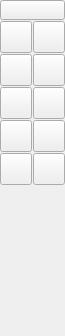
<?xml version="1.0" encoding="UTF-8"?>
<ui version="4.0">
 <class>QG_CadToolBarCircles</class>
 <widget class="QWidget" name="QG_CadToolBarCircles">
  <property name="geometry">
   <rect>
    <x>0</x>
    <y>0</y>
    <width>65</width>
    <height>336</height>
   </rect>
  </property>
  <property name="sizePolicy">
   <sizepolicy hsizetype="Fixed" vsizetype="Minimum">
    <horstretch>0</horstretch>
    <verstretch>0</verstretch>
   </sizepolicy>
  </property>
  <property name="minimumSize">
   <size>
    <width>65</width>
    <height>336</height>
   </size>
  </property>
  <property name="windowTitle">
   <string>Circles</string>
  </property>
  <widget class="QToolButton" name="bBack">
   <property name="geometry">
    <rect>
     <x>0</x>
     <y>0</y>
     <width>65</width>
     <height>20</height>
    </rect>
   </property>
   <property name="maximumSize">
    <size>
     <width>65</width>
     <height>20</height>
    </size>
   </property>
   <property name="toolTip">
    <string>Back to main menu</string>
   </property>
   <property name="text">
    <string/>
   </property>
   <property name="icon">
    <iconset resource="../../../res/extui/extui.qrc">
     <normaloff>:/extui/back.png</normaloff>:/extui/back.png</iconset>
   </property>
   <property name="iconSize">
    <size>
     <width>65</width>
     <height>20</height>
    </size>
   </property>
  </widget>
  <widget class="QToolButton" name="bCircle">
   <property name="geometry">
    <rect>
     <x>0</x>
     <y>21</y>
     <width>32</width>
     <height>32</height>
    </rect>
   </property>
   <property name="maximumSize">
    <size>
     <width>32</width>
     <height>32</height>
    </size>
   </property>
   <property name="toolTip">
    <string>Circle with center and point</string>
   </property>
   <property name="text">
    <string/>
   </property>
   <property name="icon">
    <iconset resource="../../../res/extui/extui.qrc">
     <normaloff>:/extui/circles.png</normaloff>:/extui/circles.png</iconset>
   </property>
   <property name="iconSize">
    <size>
     <width>32</width>
     <height>32</height>
    </size>
   </property>
   <property name="checkable">
    <bool>true</bool>
   </property>
   <property name="autoExclusive">
    <bool>true</bool>
   </property>
  </widget>
  <widget class="QToolButton" name="bCircleCR">
   <property name="geometry">
    <rect>
     <x>33</x>
     <y>21</y>
     <width>32</width>
     <height>32</height>
    </rect>
   </property>
   <property name="maximumSize">
    <size>
     <width>32</width>
     <height>32</height>
    </size>
   </property>
   <property name="toolTip">
    <string>Circle with center and radius</string>
   </property>
   <property name="text">
    <string/>
   </property>
   <property name="icon">
    <iconset resource="../../../res/extui/extui.qrc">
     <normaloff>:/extui/circlescr.png</normaloff>:/extui/circlescr.png</iconset>
   </property>
   <property name="iconSize">
    <size>
     <width>32</width>
     <height>32</height>
    </size>
   </property>
   <property name="checkable">
    <bool>true</bool>
   </property>
   <property name="autoExclusive">
    <bool>true</bool>
   </property>
  </widget>
  <widget class="QToolButton" name="bCircle2P">
   <property name="geometry">
    <rect>
     <x>0</x>
     <y>54</y>
     <width>32</width>
     <height>32</height>
    </rect>
   </property>
   <property name="maximumSize">
    <size>
     <width>32</width>
     <height>32</height>
    </size>
   </property>
   <property name="toolTip">
    <string>Circle with two opposite points</string>
   </property>
   <property name="text">
    <string/>
   </property>
   <property name="icon">
    <iconset resource="../../../res/extui/extui.qrc">
     <normaloff>:/extui/circles2p.png</normaloff>:/extui/circles2p.png</iconset>
   </property>
   <property name="iconSize">
    <size>
     <width>32</width>
     <height>32</height>
    </size>
   </property>
   <property name="checkable">
    <bool>true</bool>
   </property>
   <property name="autoExclusive">
    <bool>true</bool>
   </property>
  </widget>
  <widget class="QToolButton" name="bCircle3P">
   <property name="geometry">
    <rect>
     <x>33</x>
     <y>54</y>
     <width>32</width>
     <height>32</height>
    </rect>
   </property>
   <property name="maximumSize">
    <size>
     <width>32</width>
     <height>32</height>
    </size>
   </property>
   <property name="toolTip">
    <string>Circle with three points</string>
   </property>
   <property name="text">
    <string/>
   </property>
   <property name="icon">
    <iconset resource="../../../res/extui/extui.qrc">
     <normaloff>:/extui/circles3p.png</normaloff>:/extui/circles3p.png</iconset>
   </property>
   <property name="iconSize">
    <size>
     <width>32</width>
     <height>32</height>
    </size>
   </property>
   <property name="checkable">
    <bool>true</bool>
   </property>
   <property name="autoExclusive">
    <bool>true</bool>
   </property>
  </widget>
  <widget class="QToolButton" name="bCircleParallel">
   <property name="geometry">
    <rect>
     <x>0</x>
     <y>87</y>
     <width>32</width>
     <height>32</height>
    </rect>
   </property>
   <property name="maximumSize">
    <size>
     <width>32</width>
     <height>32</height>
    </size>
   </property>
   <property name="toolTip">
    <string>Concentric</string>
   </property>
   <property name="text">
    <string/>
   </property>
   <property name="icon">
    <iconset resource="../../../res/extui/extui.qrc">
     <normaloff>:/extui/circlespara.png</normaloff>:/extui/circlespara.png</iconset>
   </property>
   <property name="iconSize">
    <size>
     <width>32</width>
     <height>32</height>
    </size>
   </property>
   <property name="checkable">
    <bool>true</bool>
   </property>
   <property name="autoExclusive">
    <bool>true</bool>
   </property>
  </widget>
  <widget class="QToolButton" name="bHidden">
   <property name="geometry">
    <rect>
     <x>0</x>
     <y>336</y>
     <width>0</width>
     <height>0</height>
    </rect>
   </property>
   <property name="maximumSize">
    <size>
     <width>0</width>
     <height>0</height>
    </size>
   </property>
   <property name="toolTip">
    <string>Concentric</string>
   </property>
   <property name="text">
    <string notr="true"/>
   </property>
   <property name="iconSize">
    <size>
     <width>0</width>
     <height>0</height>
    </size>
   </property>
   <property name="checkable">
    <bool>true</bool>
   </property>
   <property name="autoExclusive">
    <bool>true</bool>
   </property>
  </widget>
  <widget class="QToolButton" name="bCircleInscribe">
   <property name="geometry">
    <rect>
     <x>33</x>
     <y>87</y>
     <width>32</width>
     <height>32</height>
    </rect>
   </property>
   <property name="maximumSize">
    <size>
     <width>32</width>
     <height>32</height>
    </size>
   </property>
   <property name="toolTip">
    <string>&lt;!DOCTYPE HTML PUBLIC &quot;-//W3C//DTD HTML 4.0//EN&quot; &quot;http://www.w3.org/TR/REC-html40/strict.dtd&quot;&gt;
&lt;html&gt;&lt;head&gt;&lt;meta name=&quot;qrichtext&quot; content=&quot;1&quot; /&gt;&lt;style type=&quot;text/css&quot;&gt;
p, li { white-space: pre-wrap; }
&lt;/style&gt;&lt;/head&gt;&lt;body style=&quot; font-family:'Sans Serif'; font-size:9pt; font-weight:400; font-style:normal;&quot;&gt;
&lt;p style=&quot; margin-top:0px; margin-bottom:0px; margin-left:0px; margin-right:0px; -qt-block-indent:0; text-indent:0px;&quot;&gt;Draw Circle inscribed in a triangle, &lt;span style=&quot; font-style:italic;&quot;&gt;i.e.&lt;/span&gt;, tangential to 3 lines&lt;/p&gt;&lt;/body&gt;&lt;/html&gt;</string>
   </property>
   <property name="text">
    <string/>
   </property>
   <property name="icon">
    <iconset resource="../../../res/extui/extui.qrc">
     <normaloff>:/extui/circleinscribe.png</normaloff>:/extui/circleinscribe.png</iconset>
   </property>
   <property name="iconSize">
    <size>
     <width>32</width>
     <height>32</height>
    </size>
   </property>
   <property name="checkable">
    <bool>true</bool>
   </property>
   <property name="autoExclusive">
    <bool>true</bool>
   </property>
  </widget>
  <widget class="QToolButton" name="bCircleTan2">
   <property name="geometry">
    <rect>
     <x>0</x>
     <y>120</y>
     <width>32</width>
     <height>32</height>
    </rect>
   </property>
   <property name="maximumSize">
    <size>
     <width>32</width>
     <height>32</height>
    </size>
   </property>
   <property name="toolTip">
    <string>&lt;!DOCTYPE HTML PUBLIC &quot;-//W3C//DTD HTML 4.0//EN&quot; &quot;http://www.w3.org/TR/REC-html40/strict.dtd&quot;&gt;
&lt;html&gt;&lt;head&gt;&lt;meta name=&quot;qrichtext&quot; content=&quot;1&quot; /&gt;&lt;style type=&quot;text/css&quot;&gt;
p, li { white-space: pre-wrap; }
&lt;/style&gt;&lt;/head&gt;&lt;body style=&quot; font-family:'Sans'; font-size:9pt; font-weight:400; font-style:normal;&quot;&gt;
&lt;p style=&quot; margin-top:0px; margin-bottom:0px; margin-left:0px; margin-right:0px; -qt-block-indent:0; text-indent:0px;&quot;&gt;&lt;span style=&quot; font-family:'Sans Serif';&quot;&gt;Draw a tangential Circle of two circles, given the radius&lt;/span&gt;&lt;/p&gt;&lt;/body&gt;&lt;/html&gt;</string>
   </property>
   <property name="text">
    <string/>
   </property>
   <property name="icon">
    <iconset resource="../../../res/extui/extui.qrc">
     <normaloff>:/extui/circletan2.png</normaloff>:/extui/circletan2.png</iconset>
   </property>
   <property name="iconSize">
    <size>
     <width>32</width>
     <height>32</height>
    </size>
   </property>
   <property name="checkable">
    <bool>true</bool>
   </property>
   <property name="autoExclusive">
    <bool>true</bool>
   </property>
  </widget>
  <widget class="QToolButton" name="bCircleTan3">
   <property name="geometry">
    <rect>
     <x>33</x>
     <y>153</y>
     <width>32</width>
     <height>32</height>
    </rect>
   </property>
   <property name="maximumSize">
    <size>
     <width>32</width>
     <height>32</height>
    </size>
   </property>
   <property name="toolTip">
    <string>&lt;!DOCTYPE HTML PUBLIC &quot;-//W3C//DTD HTML 4.0//EN&quot; &quot;http://www.w3.org/TR/REC-html40/strict.dtd&quot;&gt;
&lt;html&gt;&lt;head&gt;&lt;meta name=&quot;qrichtext&quot; content=&quot;1&quot; /&gt;&lt;style type=&quot;text/css&quot;&gt;
p, li { white-space: pre-wrap; }
&lt;/style&gt;&lt;/head&gt;&lt;body style=&quot; font-family:'Sans'; font-size:10pt; font-weight:400; font-style:normal;&quot;&gt;
&lt;p style=&quot; margin-top:0px; margin-bottom:0px; margin-left:0px; margin-right:0px; -qt-block-indent:0; text-indent:0px;&quot;&gt;&lt;span style=&quot; font-family:'Sans Serif'; font-size:9pt;&quot;&gt;Draw a tangential Circle of three lines/arcs/circles&lt;/span&gt;&lt;/p&gt;&lt;/body&gt;&lt;/html&gt;</string>
   </property>
   <property name="text">
    <string/>
   </property>
   <property name="icon">
    <iconset resource="../../../res/extui/extui.qrc">
     <normaloff>:/extui/circletan3.png</normaloff>:/extui/circletan3.png</iconset>
   </property>
   <property name="iconSize">
    <size>
     <width>32</width>
     <height>32</height>
    </size>
   </property>
   <property name="checkable">
    <bool>true</bool>
   </property>
   <property name="autoExclusive">
    <bool>true</bool>
   </property>
  </widget>
  <widget class="QToolButton" name="bCircleTan1_2P">
   <property name="geometry">
    <rect>
     <x>0</x>
     <y>153</y>
     <width>32</width>
     <height>32</height>
    </rect>
   </property>
   <property name="maximumSize">
    <size>
     <width>32</width>
     <height>32</height>
    </size>
   </property>
   <property name="toolTip">
    <string>&lt;!DOCTYPE HTML PUBLIC &quot;-//W3C//DTD HTML 4.0//EN&quot; &quot;http://www.w3.org/TR/REC-html40/strict.dtd&quot;&gt;
&lt;html&gt;&lt;head&gt;&lt;meta name=&quot;qrichtext&quot; content=&quot;1&quot; /&gt;&lt;style type=&quot;text/css&quot;&gt;
p, li { white-space: pre-wrap; }
&lt;/style&gt;&lt;/head&gt;&lt;body style=&quot; font-family:'Sans'; font-size:9pt; font-weight:400; font-style:normal;&quot;&gt;
&lt;p style=&quot; margin-top:0px; margin-bottom:0px; margin-left:0px; margin-right:0px; -qt-block-indent:0; text-indent:0px;&quot;&gt;&lt;span style=&quot; font-family:'Sans Serif';&quot;&gt;Draw a tangential Circle of a circle, passing two given points&lt;/span&gt;&lt;/p&gt;&lt;/body&gt;&lt;/html&gt;</string>
   </property>
   <property name="text">
    <string/>
   </property>
   <property name="icon">
    <iconset resource="../../../res/extui/extui.qrc">
     <normaloff>:/extui/circletan1_2p.png</normaloff>:/extui/circletan1_2p.png</iconset>
   </property>
   <property name="iconSize">
    <size>
     <width>32</width>
     <height>32</height>
    </size>
   </property>
   <property name="checkable">
    <bool>true</bool>
   </property>
   <property name="autoExclusive">
    <bool>true</bool>
   </property>
  </widget>
  <widget class="QToolButton" name="bCircleTan2_1P">
   <property name="geometry">
    <rect>
     <x>33</x>
     <y>120</y>
     <width>32</width>
     <height>32</height>
    </rect>
   </property>
   <property name="maximumSize">
    <size>
     <width>32</width>
     <height>32</height>
    </size>
   </property>
   <property name="toolTip">
    <string>&lt;!DOCTYPE HTML PUBLIC &quot;-//W3C//DTD HTML 4.0//EN&quot; &quot;http://www.w3.org/TR/REC-html40/strict.dtd&quot;&gt;
&lt;html&gt;&lt;head&gt;&lt;meta name=&quot;qrichtext&quot; content=&quot;1&quot; /&gt;&lt;style type=&quot;text/css&quot;&gt;
p, li { white-space: pre-wrap; }
&lt;/style&gt;&lt;/head&gt;&lt;body style=&quot; font-family:'Sans'; font-size:9pt; font-weight:400; font-style:normal;&quot;&gt;
&lt;p style=&quot; margin-top:0px; margin-bottom:0px; margin-left:0px; margin-right:0px; -qt-block-indent:0; text-indent:0px;&quot;&gt;&lt;span style=&quot; font-family:'Sans Serif';&quot;&gt;Draw a tangential Circle of two circles, passing a given point&lt;/span&gt;&lt;/p&gt;&lt;/body&gt;&lt;/html&gt;</string>
   </property>
   <property name="text">
    <string/>
   </property>
   <property name="icon">
    <iconset resource="../../../res/extui/extui.qrc">
     <normaloff>:/extui/circletan2_1p.png</normaloff>:/extui/circletan2_1p.png</iconset>
   </property>
   <property name="iconSize">
    <size>
     <width>32</width>
     <height>32</height>
    </size>
   </property>
   <property name="checkable">
    <bool>true</bool>
   </property>
   <property name="autoExclusive">
    <bool>true</bool>
   </property>
  </widget>
 </widget>
 <layoutdefault spacing="6" margin="11"/>
 <tabstops>
  <tabstop>bBack</tabstop>
  <tabstop>bCircle</tabstop>
  <tabstop>bCircleCR</tabstop>
  <tabstop>bCircle2P</tabstop>
  <tabstop>bCircle3P</tabstop>
  <tabstop>bCircleParallel</tabstop>
 </tabstops>
 <resources>
  <include location="../../../res/extui/extui.qrc"/>
 </resources>
 <connections>
  <connection>
   <sender>bCircle</sender>
   <signal>clicked()</signal>
   <receiver>QG_CadToolBarCircles</receiver>
   <slot>drawCircle()</slot>
   <hints>
    <hint type="sourcelabel">
     <x>20</x>
     <y>20</y>
    </hint>
    <hint type="destinationlabel">
     <x>20</x>
     <y>20</y>
    </hint>
   </hints>
  </connection>
  <connection>
   <sender>bCircleCR</sender>
   <signal>clicked()</signal>
   <receiver>QG_CadToolBarCircles</receiver>
   <slot>drawCircleCR()</slot>
   <hints>
    <hint type="sourcelabel">
     <x>53</x>
     <y>40</y>
    </hint>
    <hint type="destinationlabel">
     <x>20</x>
     <y>20</y>
    </hint>
   </hints>
  </connection>
  <connection>
   <sender>bCircle2P</sender>
   <signal>clicked()</signal>
   <receiver>QG_CadToolBarCircles</receiver>
   <slot>drawCircle2P()</slot>
   <hints>
    <hint type="sourcelabel">
     <x>20</x>
     <y>80</y>
    </hint>
    <hint type="destinationlabel">
     <x>20</x>
     <y>20</y>
    </hint>
   </hints>
  </connection>
  <connection>
   <sender>bCircle3P</sender>
   <signal>clicked()</signal>
   <receiver>QG_CadToolBarCircles</receiver>
   <slot>drawCircle3P()</slot>
   <hints>
    <hint type="sourcelabel">
     <x>53</x>
     <y>80</y>
    </hint>
    <hint type="destinationlabel">
     <x>20</x>
     <y>20</y>
    </hint>
   </hints>
  </connection>
  <connection>
   <sender>bCircleParallel</sender>
   <signal>clicked()</signal>
   <receiver>QG_CadToolBarCircles</receiver>
   <slot>drawCircleParallel()</slot>
   <hints>
    <hint type="sourcelabel">
     <x>20</x>
     <y>120</y>
    </hint>
    <hint type="destinationlabel">
     <x>20</x>
     <y>20</y>
    </hint>
   </hints>
  </connection>
  <connection>
   <sender>bCircleInscribe</sender>
   <signal>clicked()</signal>
   <receiver>QG_CadToolBarCircles</receiver>
   <slot>drawCircleInscribe()</slot>
   <hints>
    <hint type="sourcelabel">
     <x>48</x>
     <y>102</y>
    </hint>
    <hint type="destinationlabel">
     <x>32</x>
     <y>167</y>
    </hint>
   </hints>
  </connection>
  <connection>
   <sender>bCircleTan2</sender>
   <signal>clicked()</signal>
   <receiver>QG_CadToolBarCircles</receiver>
   <slot>drawCircleTan2()</slot>
   <hints>
    <hint type="sourcelabel">
     <x>15</x>
     <y>135</y>
    </hint>
    <hint type="destinationlabel">
     <x>32</x>
     <y>167</y>
    </hint>
   </hints>
  </connection>
  <connection>
   <sender>bCircleTan3</sender>
   <signal>clicked()</signal>
   <receiver>QG_CadToolBarCircles</receiver>
   <slot>drawCircleTan3()</slot>
   <hints>
    <hint type="sourcelabel">
     <x>48</x>
     <y>135</y>
    </hint>
    <hint type="destinationlabel">
     <x>32</x>
     <y>167</y>
    </hint>
   </hints>
  </connection>
  <connection>
   <sender>bCircleTan1_2P</sender>
   <signal>clicked()</signal>
   <receiver>QG_CadToolBarCircles</receiver>
   <slot>drawCircle1_2P()</slot>
   <hints>
    <hint type="sourcelabel">
     <x>15</x>
     <y>168</y>
    </hint>
    <hint type="destinationlabel">
     <x>32</x>
     <y>167</y>
    </hint>
   </hints>
  </connection>
  <connection>
   <sender>bCircleTan2_1P</sender>
   <signal>clicked()</signal>
   <receiver>QG_CadToolBarCircles</receiver>
   <slot>drawCircle2_1P()</slot>
   <hints>
    <hint type="sourcelabel">
     <x>48</x>
     <y>135</y>
    </hint>
    <hint type="destinationlabel">
     <x>32</x>
     <y>167</y>
    </hint>
   </hints>
  </connection>
 </connections>
</ui>
